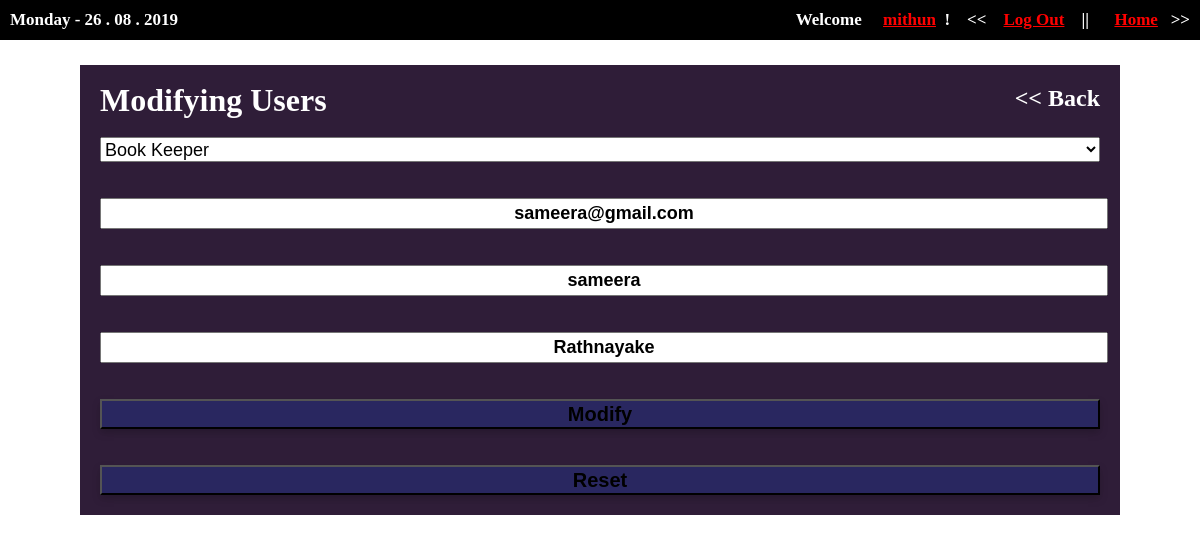
Screenshot of /src/modifyUser.php?user_id=4 (signed in) with the database file from the repository.
### tables this page shows
CREATE TABLE IF NOT EXISTS `user` (
`id` int(11) NOT NULL,
  `user_type` varchar(40) NOT NULL,
  `first_name` varchar(50) NOT NULL,
  `last_name` varchar(100) NOT NULL,
  `email` varchar(100) NOT NULL,
  `password` varchar(40) NOT NULL,
  `last_login` datetime NOT NULL,
  `is_deleted` tinyint(1) NOT NULL,
  `require_delete_account` tinyint(1) NOT NULL
);

### src/modifyUser.php (the view, shortened to what this page needs)
<?php require_once('../inc/connection.php'); ?>
<?php require_once('../inc/functions.php') ?>
<?php
	$user_type = '';
	$user_Name = '';
	$first_Name = '';
	$last_Name = '';
	if (isset($_GET['user_id'])) {
		$user_id = mysqli_real_escape_string($connection, $_GET['user_id']);
		$query = "SELECT * FROM user WHERE id = {$user_id} LIMIT 1";
		$result_set = mysqli_query($connection, $query);
		if ($result_set) {
			if (mysqli_num_rows($result_set) == 1) {
				$result = mysqli_fetch_assoc($result_set);
				$user_type = $result['user_type'];
				$user_Name = $result['email'];
				$first_Name = $result['first_name'];
				$last_Name = $result['last_name'];
			}
			else {
				header('Location: users.php?err=user-not-found');
			}
		}
		else {
			header('Location: users.php?err=query-failed');
		}
	}
?>
<!DOCTYPE html>
<html lang="en">
	<head>
		<link rel="stylesheet" type="text/css" href="../asserts/css/modifyUser.css">
		<link rel="stylesheet" type="text/css" href="../asserts/css/common.css">
	</head>
	<body>
		<header>
		</header>
		<main>
			<h2><< <a href="users.php"> Back</a></h2>
			<h1>Modifying Users</h1>
			<br>
			<form action="modifyUser.php" method="POST">
				<select name="user_type">
					<option value="Book Keeper" <?php if ($user_type == "Book Keeper") { echo "selected"; } ?> >Book Keeper</option>
				</select><br><br><br>
				<input type="email" name="user_Name" placeholder="User Name  >>  Email" <?php echo 'value="'.$user_Name.'"'; ?>><br><br><br>
				<input type="name" name="first_Name" placeholder="First Name" <?php echo 'value="'.$first_Name.'"'; ?>><br><br><br>
				<input type="name" name="last_Name" placeholder="Last Name" <?php echo 'value="'.$last_Name.'"'; ?>><br><br><br>
				<button type="submit" name="submit">Modify</button><br><br><br>
				<button type="submit" name="reset">Reset</button>
			</form>
		</main>
	</body>
</html>

### asserts/css/modifyUser.css (style rules this page uses)
* { margin: 0px; }
body { background-image: url(../images/background.jpg); background-repeat: no-repeat; background-size: cover; background-position: center; background-attachment: fixed; }
main { width: 1000px; margin: 25px auto; padding: 20px; background: rgba(25,05,35,0.9); }
main h1 { color: white; margin-top: -30px; }
select { width: 100%; height: 25px; font-size: 18px; }
input { width: 100%; height: 25px; text-align: center; font-weight: bold; font-size: 18px; }
button { width: 100%; height: 30px; font-weight: bold; font-size: 20px; background-color: rgba(40,40,100,0.9); box-shadow: 0 4px 8px 0 rgba(0, 0, 0, 0.2); }
h2, h2 a { text-align: right; color: white; text-decoration: none; margin-top: 0px; }

### asserts/css/common.css (style rules this page uses)
header { overflow: auto; padding: 10px; background: black; margin-top: 0px; }

### rows the page displays
user: user_type "Book Keeper", user_Name "sameera@gmail.com", first_Name "sameera", last_Name "Rathnayake"

### other values shown
$_SESSION["first_name"] "mithun"
